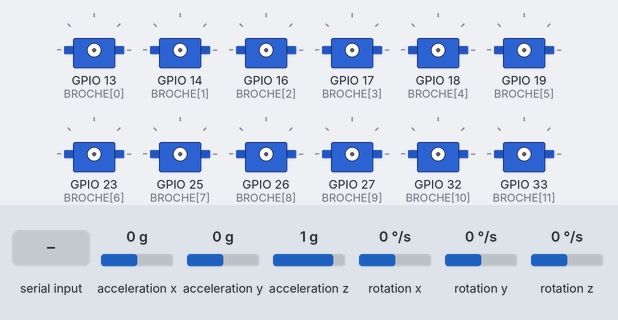
A sketch run on a simulated ESP32. On the bench: 12 × servo. Wiring (inferred from the names in the program): MPU-6050 motion sensor at I2C address 0x68. Inputs (shaded band) come from the test bench; at power-on: acceleration x 0 g, acceleration y 0 g, acceleration z 1 g, rotation x 0 °/s, rotation y 0 °/s, rotation z 0 °/s. What the sketch prints to the serial monitor is not drawn.

Above: at 4.3 s.
4.4 s: "r" received over Serial
5.9 s: "z" received over Serial
At 6.8 s:
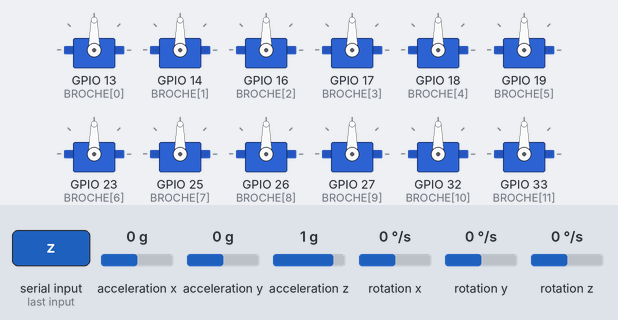
Timing chart, 0 to 8.9 s (numbered marks = the images above; inputs shaded):
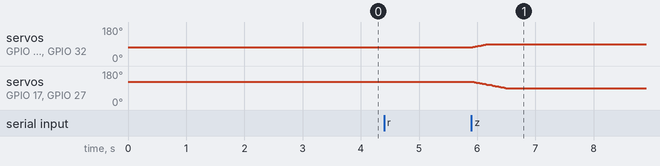

Measured:
- after the input at 5.9 s, servo on GPIO 16 (BROCHE[2]), servo on GPIO 18 (BROCHE[4]), servo on GPIO 26 (BROCHE[8]), servo on GPIO 32 (BROCHE[10]): moves from 73° to 90° over 0.28 s, starting at once; servo on GPIO 17 (BROCHE[3]), servo on GPIO 27 (BROCHE[9]): moves from 124° to 90° over 0.58 s, starting at once

The sketch:

robot_esp32.ino
```cpp
// ============================================================
//  Robot humanoïde 16 servos MG996R — ÉTAPE 3 : marche + danses
//  Matériel : ESP32 (+ shield servos) + MPU6050 (IMU) en I2C
//  Bibliothèque : "ESP32Servo" (Kevin Harrington)
//
//  Fichiers du dossier :
//    calibration.h  vos réglages (broches, sens, centres, IMU)
//    danses.h       servos + chorégraphies (généré, fourni)
//    politique.h    cerveau de marche (généré APRÈS l'entraînement, facultatif)
//    reseau.h       calcul du réseau (ne pas modifier)
//  Sans politique.h, le robot sait déjà danser ; la marche est désactivée.
//
//  Commandes (Moniteur série, 115200 bauds) :
//    l libre (servos coupés)   r repos   m marche   z zéro (calibration)
//    i afficher l'IMU          t autotest du réseau
//    Danses : a Salut  b Victoire  c Révérence  d Flexions
//             e Balancement  f Vague  g Robot  h Disco     x : arrêter la danse
//    Direction pendant la marche (pavé numérique) :
//             7 pas chassé G   8 avancer    9 pas chassé D
//             4 tourner G      5 sur place  6 tourner D
//                              2 reculer
// ============================================================
#include <Wire.h>
#include <ESP32Servo.h>
#include "calibration.h"
#include "danses.h"

#if __has_include("politique.h")
  #define AVEC_MARCHE 1
  #include "reseau.h"
  #if N_ENTREE != 27
    #error "politique.h ne vient pas de l'étape 3 : entraînez puis exportez avec le projet etape_3."
  #endif
#else
  static inline float borner(float v, float lo, float hi) { return v < lo ? lo : (v > hi ? hi : v); }
#endif

Servo servos[N_SERVOS];
const uint8_t MPU = 0x68;

enum Mode { LIBRE, REPOS, MARCHE, ZERO, DANSE };
Mode mode = LIBRE;
const char* NOMS_MODES[] = { "LIBRE", "REPOS", "MARCHE", "ZÉRO", "DANSE" };

float commande[N_SERVOS];          // angles envoyés (rad, convention simulation)
float g_est[3] = { 0, 0, -1 };
float gyro[3] = { 0, 0, 0 };
float gyro_biais[3] = { 0, 0, 0 };
bool afficher_imu = false;

// Marche
float action_prec[12] = { 0 };
float phase = 0;
float consigne[3] = { 0, 0, 0 };

// Danse
const Danse* danse = nullptr;      // nullptr + mode DANSE = simple retour au repos
float danse_t = 0;
float danse_depart[N_SERVOS];
float danse_duree = 0;
Mode mode_apres_danse = REPOS;

const uint32_t PERIODE_IMU_US = 5000;   // 200 Hz
uint32_t t_imu = 0;
int compteur_imu = 0;
int pas_par_controle = 4;

// ------------------------------------------------------------
//  IMU MPU6050
// ------------------------------------------------------------
void mpu_ecrire(uint8_t reg, uint8_t val) {
  Wire.beginTransmission(MPU); Wire.write(reg); Wire.write(val); Wire.endTransmission();
}

void mpu_init() {
  mpu_ecrire(0x6B, 0x00);  // réveil
  mpu_ecrire(0x1A, 0x03);  // filtre ~44 Hz
  mpu_ecrire(0x1B, 0x08);  // gyro ±500 °/s
  mpu_ecrire(0x1C, 0x08);  // accéléro ±4 g
}

bool mpu_lire(float acc[3], float gyr[3]) {
  Wire.beginTransmission(MPU); Wire.write(0x3B);
  if (Wire.endTransmission(false) != 0) return false;
  if (Wire.requestFrom((int)MPU, 14) != 14) return false;
  int16_t r[7];
  for (int i = 0; i < 7; i++) r[i] = (Wire.read() << 8) | Wire.read();
  float a_imu[3] = { r[0] / 8192.0f, r[1] / 8192.0f, r[2] / 8192.0f };
  float g_imu[3] = { r[4] / 65.5f, r[5] / 65.5f, r[6] / 65.5f };
  for (int k = 0; k < 3; k++) {
    acc[k] = IMU_SIGNE[k] * a_imu[IMU_AXE[k]];
    gyr[k] = IMU_SIGNE[k] * g_imu[IMU_AXE[k]] * (float)DEG_TO_RAD;
  }
  return true;
}

void normaliser(float v[3]) {
  float n = sqrtf(v[0] * v[0] + v[1] * v[1] + v[2] * v[2]);
  if (n > 1e-6f) for (int k = 0; k < 3; k++) v[k] /= n;
}

void imu_mettre_a_jour(float dt) {
  float acc[3], gyr[3];
  if (!mpu_lire(acc, gyr)) return;
  for (int k = 0; k < 3; k++) gyro[k] = gyr[k] - gyro_biais[k];
  float d[3] = { g_est[1] * gyro[2] - g_est[2] * gyro[1],
                 g_est[2] * gyro[0] - g_est[0] * gyro[2],
                 g_est[0] * gyro[1] - g_est[1] * gyro[0] };
  float g_acc[3] = { -acc[0], -acc[1], -acc[2] };
  normaliser(g_acc);
  const float ALPHA = 0.02f;
  for (int k = 0; k < 3; k++) g_est[k] = (1 - ALPHA) * (g_est[k] + d[k] * dt) + ALPHA * g_acc[k];
  normaliser(g_est);
}

void imu_calibrer() {
  Serial.println("Calibration du gyroscope : ne pas bouger le robot (2 s)...");
  float somme[3] = { 0 }, acc_moy[3] = { 0 }, acc[3], gyr[3];
  int n = 0;
  for (int i = 0; i < 400; i++) {
    if (mpu_lire(acc, gyr)) {
      for (int k = 0; k < 3; k++) { somme[k] += gyr[k]; acc_moy[k] += acc[k]; }
      n++;
    }
    delay(5);
  }
  if (n == 0) { Serial.println("ERREUR : MPU6050 introuvable (câblage I2C ?)."); return; }
  for (int k = 0; k < 3; k++) { gyro_biais[k] = somme[k] / n; g_est[k] = -acc_moy[k] / n; }
  normaliser(g_est);
  Serial.printf("Gravité mesurée : (%.2f, %.2f, %.2f) -> doit être proche de (0, 0, -1)\n",
                g_est[0], g_est[1], g_est[2]);
}

float inclinaison() { return acosf(borner(-g_est[2], -1.0f, 1.0f)); }

// ------------------------------------------------------------
//  Servos
// ------------------------------------------------------------
void servo_ecrire(int i, float angle_rad) {
  float deg = 90.0f + SENS[i] * (angle_rad * (float)RAD_TO_DEG - CENTRE_DEG[i]) + DECALAGE_DEG[i];
  deg = borner(deg, 0.0f, 180.0f);
  int us = IMPULSION_MIN_US + (int)((IMPULSION_MAX_US - IMPULSION_MIN_US) * deg / 180.0f);
  if (!servos[i].attached()) {
    servos[i].setPeriodHertz(50);
    servos[i].attach(BROCHE[i], IMPULSION_MIN_US, IMPULSION_MAX_US);
  }
  servos[i].writeMicroseconds(us);
}

void servos_ecrire_tout() {
  for (int i = 0; i < N_SERVOS; i++) servo_ecrire(i, commande[i]);
}

void servos_couper() {
  for (int i = 0; i < N_SERVOS; i++)
    if (servos[i].attached()) servos[i].detach();
}

void aller_vers(const float cible[N_SERVOS], float dt) {
  const float pas_max = 1.0f * dt;     // 1 rad/s
  for (int i = 0; i < N_SERVOS; i++)
    commande[i] += borner(cible[i] - commande[i], -pas_max, pas_max);
  servos_ecrire_tout();
}

// ------------------------------------------------------------
//  Danses (même calcul que choregraphies.py)
// ------------------------------------------------------------
static inline float courbe_s(float u) { return u * u * (3 - 2 * u); }

void melanger(const float* a, const float* b, float u, float* sortie) {
  float s = courbe_s(borner(u, 0, 1));
  for (int i = 0; i < N_SERVOS; i++)
    sortie[i] = borner(a[i] + (b[i] - a[i]) * s, LIM_BAS[i], LIM_HAUT[i]);
}

// Angles de la danse à l'instant t : entrée -> images clés -> retour au repos
void danse_angles(float t, float* sortie) {
  if (danse == nullptr) {                                  // simple retour au repos
    melanger(danse_depart, POSE_REPOS, t / DUREE_SORTIE, sortie);
    return;
  }
  const float* A = danse->angles;
  const float* T = danse->temps;
  int n = danse->n_images;
  if (t < DUREE_ENTREE) { melanger(danse_depart, A, t / DUREE_ENTREE, sortie); return; }
  float td = t - DUREE_ENTREE;
  for (int k = 0; k < n - 1; k++) {
    if (td <= T[k + 1]) {
      melanger(A + k * N_SERVOS, A + (k + 1) * N_SERVOS, (td - T[k]) / (T[k + 1] - T[k]), sortie);
      return;
    }
  }
  melanger(A + (n - 1) * N_SERVOS, POSE_REPOS, (td - T[n - 1]) / DUREE_SORTIE, sortie);
}

void demarrer_marche() {
#ifdef AVEC_MARCHE
  for (int i = 0; i < 12; i++) action_prec[i] = 0;
  phase = 0;
  mode = MARCHE;
#else
  mode = REPOS;
#endif
}

void lancer_danse(char touche) {
  if (mode != REPOS && mode != MARCHE && mode != DANSE) {
    Serial.println("Passez d'abord en REPOS ('r').");
    return;
  }
  for (int k = 0; k < N_DANSES; k++) {
    if (DANSES[k].touche == touche) {
      if (mode != DANSE) mode_apres_danse = mode;
      danse = &DANSES[k];
      danse_t = 0;
      for (int i = 0; i < N_SERVOS; i++) danse_depart[i] = commande[i];
      danse_duree = DUREE_ENTREE + danse->temps[danse->n_images - 1] + DUREE_SORTIE;
      mode = DANSE;
      Serial.printf("Danse : %s (%.1f s)\n", danse->nom, danse_duree);
      return;
    }
  }
}

void arreter_danse() {
  if (mode != DANSE) return;
  danse = nullptr;
  danse_t = 0;
  for (int i = 0; i < N_SERVOS; i++) danse_depart[i] = commande[i];
  danse_duree = DUREE_SORTIE;
  Serial.println("Arrêt de la danse, retour au repos.");
}

// ------------------------------------------------------------
//  Un pas de contrôle (50 Hz)
// ------------------------------------------------------------
void controle() {
  const float dt = DT_CONTROLE;

  if (mode != LIBRE && inclinaison() > INCLINAISON_MAX) {
    servos_couper();
    mode = LIBRE;
    Serial.println("CHUTE détectée : servos coupés. Relevez le robot puis tapez 'r'.");
    return;
  }

  if (mode == REPOS) {
    aller_vers(POSE_REPOS, dt);
  } else if (mode == ZERO) {
    static const float zeros[N_SERVOS] = { 0 };
    aller_vers(zeros, dt);
  } else if (mode == DANSE) {
    danse_t += dt;
    danse_angles(danse_t, commande);
    servos_ecrire_tout();
    if (danse_t >= danse_duree) {
      Serial.println("Fin de la danse.");
      if (mode_apres_danse == MARCHE) demarrer_marche(); else mode = REPOS;
    }
  }
#ifdef AVEC_MARCHE
  else if (mode == MARCHE) {
    float obs[N_ENTREE];
    for (int k = 0; k < 3; k++) { obs[k] = g_est[k]; obs[3 + k] = gyro[k]; }
    for (int i = 0; i < 12; i++) obs[6 + i] = action_prec[i];
    obs[18] = sinf(2 * PI * phase);
    obs[19] = cosf(2 * PI * phase);
    for (int k = 0; k < 3; k++) obs[20 + k] = consigne[k];
    for (int k = 0; k < 4; k++) obs[23 + k] = 0.0f;      // bras le long du corps pendant la marche

    float action[N_SORTIE];
    politique_calculer(obs, action);
    action_vers_angles(action, commande);                // 12 jambes
    for (int k = 12; k < N_SERVOS; k++) commande[k] = 0;  // 4 bras
    servos_ecrire_tout();
    for (int i = 0; i < 12; i++) action_prec[i] = action[i];
    phase += dt / PERIODE_PAS;
    if (phase >= 1.0f) phase -= 1.0f;
  }
#endif

  if (afficher_imu)
    Serial.printf("g=(%+.2f %+.2f %+.2f) gyro=(%+.2f %+.2f %+.2f) incl=%.0f° mode=%s\n",
                  g_est[0], g_est[1], g_est[2], gyro[0], gyro[1], gyro[2],
                  inclinaison() * RAD_TO_DEG, NOMS_MODES[mode]);
}

// ------------------------------------------------------------
//  Commandes série
// ------------------------------------------------------------
void choisir_consigne(float avant, float lateral, float rotation) {
#ifdef AVEC_MARCHE
  float c[3] = { avant, lateral, rotation };
  for (int k = 0; k < 3; k++) consigne[k] = borner(c[k], CONSIGNE_MIN[k], CONSIGNE_MAX[k]);
  Serial.printf("Consigne : avant %+.2f m/s, latéral %+.2f m/s, rotation %+.2f rad/s\n",
                consigne[0], consigne[1], consigne[2]);
#endif
}

void lire_commandes() {
  while (Serial.available()) {
    char c = Serial.read();
    if (c >= 'a' && c <= 'h') { lancer_danse(c); continue; }
    switch (c) {
      case 'l': servos_couper(); mode = LIBRE; Serial.println("Mode LIBRE"); break;
      case 'r':
        if (mode == LIBRE) for (int i = 0; i < N_SERVOS; i++) commande[i] = POSE_REPOS[i];
        mode = REPOS; Serial.println("Mode REPOS"); break;
      case 'z':
        if (mode == LIBRE) for (int i = 0; i < N_SERVOS; i++) commande[i] = 0;
        mode = ZERO; Serial.println("Mode ZÉRO (jambes droites, bras le long du corps)"); break;
      case 'm':
#ifdef AVEC_MARCHE
        if (mode != REPOS) { Serial.println("Passez d'abord en REPOS ('r') et attendez 2 s."); break; }
        choisir_consigne(0, 0, 0);
        demarrer_marche();
        Serial.println("Mode MARCHE");
#else
        Serial.println("Pas de cerveau de marche : entraînez puis exportez (politique.h).");
#endif
        break;
      case 'x': case ' ': arreter_danse(); break;
      case '8': choisir_consigne( 0.15f,  0.0f,   0.0f); break;
      case '2': choisir_consigne(-0.08f,  0.0f,   0.0f); break;
      case '4': choisir_consigne( 0.0f,   0.0f,   0.4f); break;
      case '6': choisir_consigne( 0.0f,   0.0f,  -0.4f); break;
      case '7': choisir_consigne( 0.0f,   0.05f,  0.0f); break;
      case '9': choisir_consigne( 0.0f,  -0.05f,  0.0f); break;
      case '5': choisir_consigne( 0.0f,   0.0f,   0.0f); break;
      case 'i': afficher_imu = !afficher_imu; break;
      case 't':
#ifdef AVEC_MARCHE
        Serial.printf("Autotest réseau : écart max = %.2e (OK si < 1e-4)\n", politique_autotest());
#endif
        break;
    }
  }
}

// ------------------------------------------------------------
void setup() {
  Serial.begin(115200);
  delay(500);
  Serial.println("\n=== Robot 16 servos — étape 3 ===");

  Wire.begin(PIN_I2C_SDA, PIN_I2C_SCL);
  Wire.setClock(400000);
  ESP32PWM::allocateTimer(0);
  ESP32PWM::allocateTimer(1);
  ESP32PWM::allocateTimer(2);
  ESP32PWM::allocateTimer(3);
  servos_couper();

  mpu_init();
  imu_calibrer();

#ifdef AVEC_MARCHE
  float e = politique_autotest();
  Serial.printf("Cerveau de marche : présent, autotest %.2e %s\n", e, e < 1e-4f ? "OK" : "PROBLÈME !");
#else
  Serial.println("Cerveau de marche : absent (danses seulement).");
#endif
  Serial.printf("%d chorégraphies chargées :", N_DANSES);
  for (int k = 0; k < N_DANSES; k++) Serial.printf(" %c=%s", DANSES[k].touche, DANSES[k].nom);
  Serial.println();

  pas_par_controle = (int)roundf(DT_CONTROLE * 1e6f / PERIODE_IMU_US);
  for (int i = 0; i < N_SERVOS; i++) commande[i] = POSE_REPOS[i];
  Serial.println("Prêt. Mode LIBRE. Tapez 'r' (repos), puis une danse (a-h) ou 'm' (marche).");
  t_imu = micros();
}

void loop() {
  lire_commandes();
  if ((uint32_t)(micros() - t_imu) >= PERIODE_IMU_US) {
    t_imu += PERIODE_IMU_US;
    imu_mettre_a_jour(PERIODE_IMU_US * 1e-6f);
    if (++compteur_imu >= pas_par_controle) {
      compteur_imu = 0;
      controle();
    }
  }
}
```

calibration.h
```cpp
// ============================================================
//  CALIBRATION DU ROBOT RÉEL (16 servos)  —  à adapter à VOTRE montage
// ============================================================
#pragma once
#include <stdint.h>

// ---------- Ordre des servos (identique à la simulation) ----------
//   0 hanche_lacet_g     1 hanche_roulis_g     2 hanche_tangage_g
//   3 genou_g            4 cheville_tangage_g  5 cheville_roulis_g
//   6 hanche_lacet_d     7 hanche_roulis_d     8 hanche_tangage_d
//   9 genou_d           10 cheville_tangage_d 11 cheville_roulis_d
//  12 epaule_tangage_g  13 epaule_roulis_g
//  14 epaule_tangage_d  15 epaule_roulis_d

// ---------- Broches ----------
// L'ESP32 pilote au maximum 16 servos en direct : on les utilise tous.
// -> Remplacez par les broches de VOTRE shield.
// À éviter : 6 à 11 (mémoire flash), 34 à 39 (entrées seulement), 21 et 22 (IMU),
// 1 et 3 (port série USB), 0 et 12 (démarrage). Sur un ESP32-WROVER : pas de 16 ni 17.
static const uint8_t BROCHE[16] = {
  13, 14, 16, 17, 18, 19,     // jambe gauche
  23, 25, 26, 27, 32, 33,     // jambe droite
   4,  5,                     // bras gauche
  15,  2                      // bras droit
};

// ---------- Sens de rotation : +1 ou -1 ----------
// Si un servo tourne à l'envers de la simulation, inversez-le.
static const int8_t SENS[16] = { 1, 1, 1, 1, 1, 1,   1, 1, 1, 1, 1, 1,   1, 1,   1, 1 };

// ---------- Centre de chaque servo (degrés, convention simulation) ----------
// Angle de la simulation qui correspond au milieu du servo (90°).
// Jambes : 0 (le servo couvre -90°..+90°).
// Épaules (tangage) : -45 -> le servo couvre de -135° (bras levé haut devant)
// à +45° (bras vers l'arrière). Montez le palonnier en conséquence.
static const float CENTRE_DEG[16] = { 0, 0, 0, 0, 0, 0,   0, 0, 0, 0, 0, 0,   -45, 0,   -45, 0 };

// ---------- Correction fine (degrés) ----------
// Pour que la commande "z" (tous les angles à 0) donne : jambes droites, pieds à plat,
// bras le long du corps. Ajustez servo par servo.
static const float DECALAGE_DEG[16] = { 0, 0, 0, 0, 0, 0,   0, 0, 0, 0, 0, 0,   0, 0,   0, 0 };

// Largeur d'impulsion du MG996R pour 0° et 180°
static const int IMPULSION_MIN_US = 500;
static const int IMPULSION_MAX_US = 2500;

// ---------- IMU (MPU6050) ----------
// Repère du robot : X vers l'avant, Y vers la gauche, Z vers le haut.
// Pour chaque axe du robot : quel axe de l'IMU (0=X, 1=Y, 2=Z) et quel signe.
static const uint8_t IMU_AXE[3]   = { 0, 1, 2 };
static const int8_t  IMU_SIGNE[3] = { 1, 1, 1 };
static const int PIN_I2C_SDA = 21;
static const int PIN_I2C_SCL = 22;

// ---------- Sécurité ----------
static const float INCLINAISON_MAX = 0.7f;   // rad (~40°) : au-delà, servos coupés
```

Source omitted: danses.h (27687 bytes)
